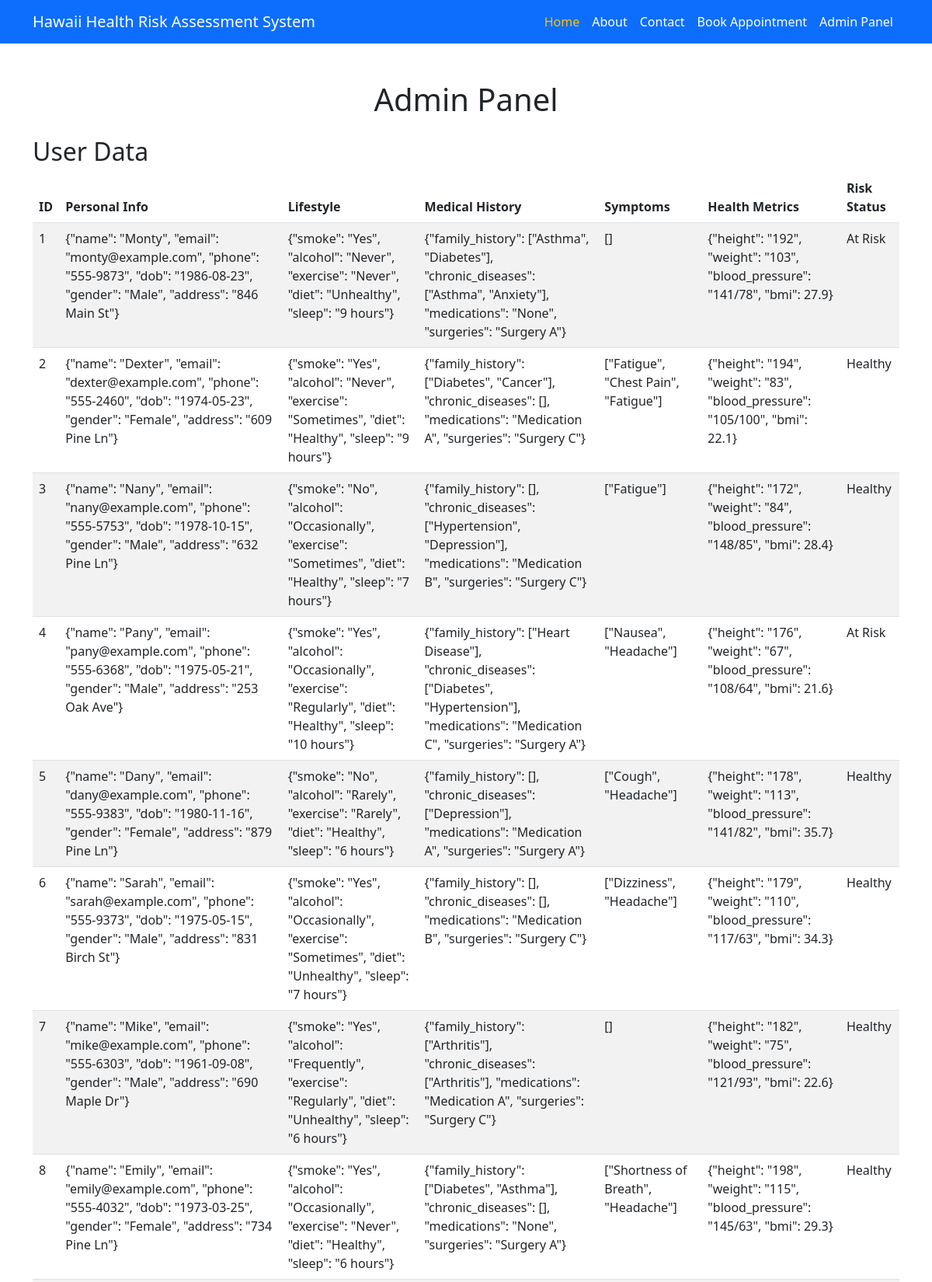
The page /admin (upper part) on the database its author committed.
### tables this page shows
CREATE TABLE users (
            id INTEGER PRIMARY KEY AUTOINCREMENT,
            personal_info TEXT,
            lifestyle TEXT,
            medical_history TEXT,
            symptoms TEXT,
            health_metrics TEXT,
            risk_status TEXT
        );

### app.py (the view)
@app.route('/admin', methods=['GET'])
def admin_panel():
    with sqlite3.connect(db_path) as conn:
        cursor = conn.cursor()
        cursor.execute("SELECT * FROM users")
        user_data = cursor.fetchall()
        cursor.execute("SELECT * FROM appointments")
        appointments = cursor.fetchall()
    appointment_counts = {}
    for appt in appointments:
        doctor = appt[4]
        appointment_counts[doctor] = appointment_counts.get(doctor, 0) + 1
    labels = list(appointment_counts.keys())
    sizes = list(appointment_counts.values())
    fig, ax = plt.subplots()
    ax.pie(sizes, labels=labels, autopct='%1.1f%%', startangle=90)
    ax.axis('equal')
    img_appt = io.BytesIO()
    plt.savefig(img_appt, format='png')
    img_appt.seek(0)
    plot_url_appt = base64.b64encode(img_appt.getvalue()).decode()
    plt.close(fig) #Close the figure to prevent memory leaks
    risk_counts = {}
    for user in user_data:
        risk_status = user[6]
        risk_counts[risk_status] = risk_counts.get(risk_status, 0) + 1
    risk_labels = list(risk_counts.keys())
    risk_sizes = list(risk_counts.values())
    fig, ax = plt.subplots()
    ax.pie(risk_sizes, labels=risk_labels, autopct='%1.1f%%', startangle=90)
    ax.axis('equal')
    img_risk = io.BytesIO()
    plt.savefig(img_risk, format='png')
    img_risk.seek(0)
    plot_url_risk = base64.b64encode(img_risk.getvalue()).decode()
    plt.close(fig) #Close the figure to prevent memory leaks
    return render_template('admin.html', users=user_data, appointments=appointments,
                           plot_url_appt=plot_url_appt, plot_url_risk=plot_url_risk)

### templates/admin.html (shortened to what this page needs)
<!DOCTYPE html>
<html lang="en">
<head>
    <link href="https://cdn.jsdelivr.net/npm/bootstrap@5.3.0/dist/css/bootstrap.min.css" rel="stylesheet">
</head>
<body>
    <nav class="navbar navbar-expand-lg navbar-dark bg-primary">
        <div class="container">
            <a class="navbar-brand" href="/">Hawaii Health Risk Assessment System</a>
            <div class="collapse navbar-collapse" id="navbarNav">
                <ul class="navbar-nav ms-auto">
                    <li class="nav-item">
                        <a class="nav-link active" aria-current="page" href="/">Home</a>
                    </li>
                    <li class="nav-item">
                        <a class="nav-link" href="#">About</a>
                    </li>
                    <li class="nav-item">
                        <a class="nav-link" href="#">Contact</a>
                    </li>
                    <li class="nav-item">
                        <a class="nav-link" href="{{ url_for('appointment') }}">Book Appointment</a>
                    </li>
                    <li class="nav-item">
                        <a class="nav-link" href="{{ url_for('admin_panel') }}">Admin Panel</a>
                    </li>
                </ul>
            </div>
        </div>
    </nav>
    <div class="container mt-5">
        <h1 class="text-center mb-4">Admin Panel</h1>
        <h2>User Data</h2>
        <table class="table table-striped">
            <thead>
                <tr>
                    <th>ID</th>
                    <th>Personal Info</th>
                    <th>Lifestyle</th>
                    <th>Medical History</th>
                    <th>Symptoms</th>
                    <th>Health Metrics</th>
                    <th>Risk Status</th>
                </tr>
            </thead>
            <tbody>
                {% for user in users %}
                    <tr>
                        <td>{{ user[0] }}</td>
                        <td>{{ user[1] }}</td>
                        <td>{{ user[2] }}</td>
                        <td>{{ user[3] }}</td>
                        <td>{{ user[4] }}</td>
                        <td>{{ user[5] }}</td>
                        <td>{{ user[6] }}</td>
                    </tr>
                {% endfor %}
            </tbody>
        </table>
    </div>
</body>
</html>

### templates/admin.html (style rules this page uses)
.navbar { background-color: #007bff; }
.navbar-brand { color: white; }
.navbar-nav .nav-link { color: white; }
.navbar-nav .nav-link.active, .navbar-nav .nav-link:hover { color: #ffc107; }

### rows shown on the page
users: id "1", personal_info "{\"name\": \"Monty\", \"email\": \"monty@example.com\", \"phone\": \"555-9873\", \"dob\": \"1986-08-23\", \"gender\": \"Male\", \"address\": \"846 Main St\"}", lifestyle "{\"smoke\": \"Yes\", \"alcohol\": \"Never\", \"exercise\": \"Never\", \"diet\": \"Unhealthy\", \"sleep\": \"9 hours\"}", medical_history "{\"family_history\": [\"Asthma\", \"Diabetes\"], \"chronic_diseases\": [\"Asthma\", \"Anxiety\"], \"medications\": \"None\", \"surgeries\": \"Surgery A\"}", symptoms "[]", health_metrics "{\"height\": \"192\", \"weight\": \"103\", \"blood_pressure\": \"141/78\", \"bmi\": 27.9}", risk_status "At Risk"
users: id "2", personal_info "{\"name\": \"Dexter\", \"email\": \"dexter@example.com\", \"phone\": \"555-2460\", \"dob\": \"1974-05-23\", \"gender\": \"Female\", \"address\": \"609 Pine Ln\"}", lifestyle "{\"smoke\": \"Yes\", \"alcohol\": \"Never\", \"exercise\": \"Sometimes\", \"diet\": \"Healthy\", \"sleep\": \"9 hours\"}", medical_history "{\"family_history\": [\"Diabetes\", \"Cancer\"], \"chronic_diseases\": [], \"medications\": \"Medication A\", \"surgeries\": \"Surgery C\"}", symptoms "[\"Fatigue\", \"Chest Pain\", \"Fatigue\"]", health_metrics "{\"height\": \"194\", \"weight\": \"83\", \"blood_pressure\": \"105/100\", \"bmi\": 22.1}", risk_status "Healthy"
users: id "3", personal_info "{\"name\": \"Nany\", \"email\": \"nany@example.com\", \"phone\": \"555-5753\", \"dob\": \"1978-10-15\", \"gender\": \"Male\", \"address\": \"632 Pine Ln\"}", lifestyle "{\"smoke\": \"No\", \"alcohol\": \"Occasionally\", \"exercise\": \"Sometimes\", \"diet\": \"Healthy\", \"sleep\": \"7 hours\"}", medical_history "{\"family_history\": [], \"chronic_diseases\": [\"Hypertension\", \"Depression\"], \"medications\": \"Medication B\", \"surgeries\": \"Surgery C\"}", symptoms "[\"Fatigue\"]", health_metrics "{\"height\": \"172\", \"weight\": \"84\", \"blood_pressure\": \"148/85\", \"bmi\": 28.4}", risk_status "Healthy"
users: id "4", personal_info "{\"name\": \"Pany\", \"email\": \"pany@example.com\", \"phone\": \"555-6368\", \"dob\": \"1975-05-21\", \"gender\": \"Male\", \"address\": \"253 Oak Ave\"}", lifestyle "{\"smoke\": \"Yes\", \"alcohol\": \"Occasionally\", \"exercise\": \"Regularly\", \"diet\": \"Healthy\", \"sleep\": \"10 hours\"}", medical_history "{\"family_history\": [\"Heart Disease\"], \"chronic_diseases\": [\"Diabetes\", \"Hypertension\"], \"medications\": \"Medication C\", \"surgeries\": \"Surgery A\"}", symptoms "[\"Nausea\", \"Headache\"]", health_metrics "{\"height\": \"176\", \"weight\": \"67\", \"blood_pressure\": \"108/64\", \"bmi\": 21.6}", risk_status "At Risk"
users: id "5", personal_info "{\"name\": \"Dany\", \"email\": \"dany@example.com\", \"phone\": \"555-9383\", \"dob\": \"1980-11-16\", \"gender\": \"Female\", \"address\": \"879 Pine Ln\"}", lifestyle "{\"smoke\": \"No\", \"alcohol\": \"Rarely\", \"exercise\": \"Rarely\", \"diet\": \"Healthy\", \"sleep\": \"6 hours\"}", medical_history "{\"family_history\": [], \"chronic_diseases\": [\"Depression\"], \"medications\": \"Medication A\", \"surgeries\": \"Surgery A\"}", symptoms "[\"Cough\", \"Headache\"]", health_metrics "{\"height\": \"178\", \"weight\": \"113\", \"blood_pressure\": \"141/82\", \"bmi\": 35.7}", risk_status "Healthy"
users: id "6", personal_info "{\"name\": \"Sarah\", \"email\": \"sarah@example.com\", \"phone\": \"555-9373\", \"dob\": \"1975-05-15\", \"gender\": \"Male\", \"address\": \"831 Birch St\"}", lifestyle "{\"smoke\": \"Yes\", \"alcohol\": \"Occasionally\", \"exercise\": \"Sometimes\", \"diet\": \"Unhealthy\", \"sleep\": \"7 hours\"}", medical_history "{\"family_history\": [], \"chronic_diseases\": [], \"medications\": \"Medication B\", \"surgeries\": \"Surgery C\"}", symptoms "[\"Dizziness\", \"Headache\"]", health_metrics "{\"height\": \"179\", \"weight\": \"110\", \"blood_pressure\": \"117/63\", \"bmi\": 34.3}", risk_status "Healthy"
users: id "7", personal_info "{\"name\": \"Mike\", \"email\": \"mike@example.com\", \"phone\": \"555-6303\", \"dob\": \"1961-09-08\", \"gender\": \"Male\", \"address\": \"690 Maple Dr\"}", lifestyle "{\"smoke\": \"Yes\", \"alcohol\": \"Frequently\", \"exercise\": \"Regularly\", \"diet\": \"Unhealthy\", \"sleep\": \"6 hours\"}", medical_history "{\"family_history\": [\"Arthritis\"], \"chronic_diseases\": [\"Arthritis\"], \"medications\": \"Medication A\", \"surgeries\": \"Surgery C\"}", symptoms "[]", health_metrics "{\"height\": \"182\", \"weight\": \"75\", \"blood_pressure\": \"121/93\", \"bmi\": 22.6}", risk_status "Healthy"
users: id "8", personal_info "{\"name\": \"Emily\", \"email\": \"emily@example.com\", \"phone\": \"555-4032\", \"dob\": \"1973-03-25\", \"gender\": \"Female\", \"address\": \"734 Pine Ln\"}", lifestyle "{\"smoke\": \"Yes\", \"alcohol\": \"Occasionally\", \"exercise\": \"Never\", \"diet\": \"Healthy\", \"sleep\": \"6 hours\"}", medical_history "{\"family_history\": [\"Diabetes\", \"Asthma\"], \"chronic_diseases\": [], \"medications\": \"None\", \"surgeries\": \"Surgery A\"}", symptoms "[\"Shortness of Breath\", \"Headache\"]", health_metrics "{\"height\": \"198\", \"weight\": \"115\", \"blood_pressure\": \"145/63\", \"bmi\": 29.3}", risk_status "Healthy"
